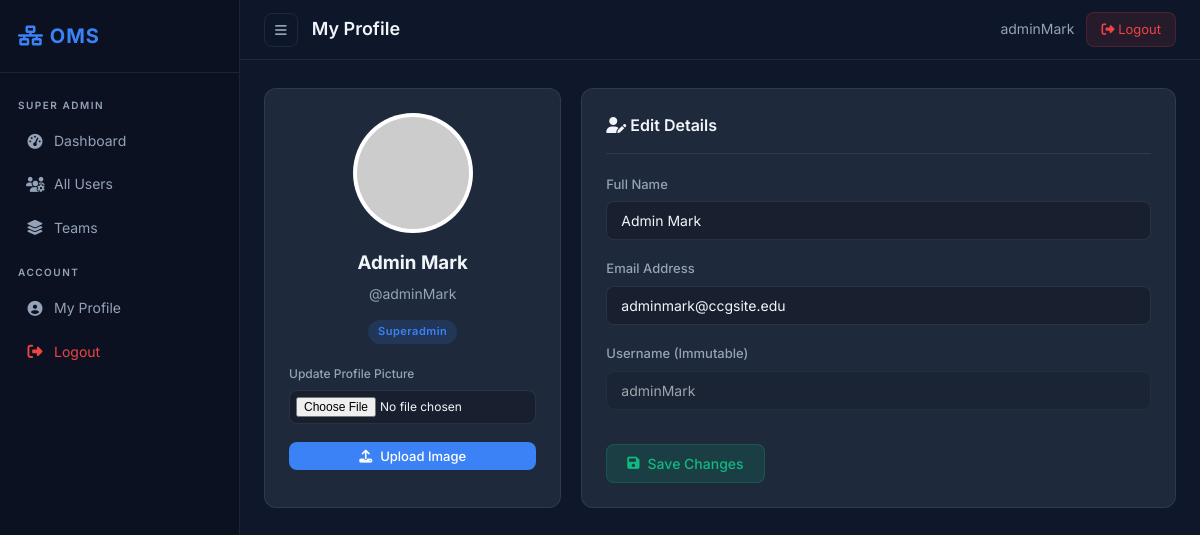
Screenshot of /profile (signed in) with the database file from the repository.
### tables this page shows
CREATE TABLE `users` (
  `id` int NOT NULL AUTO_INCREMENT,
  `username` varchar(50) NOT NULL,
  `password_hash` varchar(255) NOT NULL,
  `email` varchar(100) NOT NULL,
  `name` varchar(100) NOT NULL,
  `contact_number` varchar(20) DEFAULT NULL,
  `role` enum('superadmin','multimedia_head','developer_head','multimedia_member','developer_member') NOT NULL,
  `team` enum('multimedia','developer') DEFAULT NULL,
  `group_id` int DEFAULT NULL,
  `profile_picture` varchar(255) DEFAULT 'default.png',
  `created_at` timestamp DEFAULT CURRENT_TIMESTAMP,
  PRIMARY KEY (`id`),
  UNIQUE KEY `username` (`username`),
  UNIQUE KEY `email` (`email`),
  KEY `group_id` (`group_id`),
  KEY `team` (`team`),
  CONSTRAINT `fk_user_group` FOREIGN KEY (`group_id`) REFERENCES `groups` (`id`) ON DELETE SET NULL
);

### controllers/ProfileController.php (called while the page is built, shortened)
<?php
class ProfileController {
    public function index() {
        $pageTitle = "My Profile";
        $conn = Database::getConnection();
        $user_id = $_SESSION['user_id'];
        $stmt = $conn->prepare("SELECT u.*, g.group_name FROM users u LEFT JOIN groups g ON u.group_id = g.id WHERE u.id = ?");
        $stmt->execute([$user_id]);
        $user = $stmt->fetch();
        require_once 'views/profile/index.php';
    }
}
?>

### includes/auth.php (called while the page is built, shortened)
<?php
class Auth {
    public static function isLoggedIn() {
        return isset($_SESSION['user_id']);
    }
    public static function user() {
        return [
            'id'       => $_SESSION['user_id'],
            'username' => $_SESSION['username'],
            'role'     => $_SESSION['role'],
            'team'     => $_SESSION['team'] ?? null,
        ];
    }
}
?>

### views/profile/index.php (the view, shortened to what this page needs)
<?php require_once 'includes/header.php'; ?>
<div class="grid-cards" style="grid-template-columns: 1fr 2fr;">
    <div class="panel text-center">
        <div style="width: 120px; height: 120px; border-radius: 50%; border: 4px solid rgba(255,255,255,0.1); margin: 0 auto 15px; overflow: hidden; background: #fff;">
            <?php
                $picPath = ($user['profile_picture'] !== 'default.png') ? BASE_URL . '/' . $user['profile_picture'] : 'https://ui-avatars.com/api/?name=' . urlencode($user['name']) . '&background=3b82f6&color=fff';
            ?>
            <img src="<?= htmlspecialchars($picPath) ?>" alt="Profile Picture" style="width: 100%; height: 100%; object-fit: cover;">
        </div>
        <h3 style="margin:0 0 5px 0;"><?= htmlspecialchars($user['name']) ?></h3>
        <p style="color:var(--text-muted); margin:0 0 15px 0; font-size: 14px;">@<?= htmlspecialchars($user['username']) ?></p>
        <div style="display:flex; justify-content:center; gap:8px; flex-wrap:wrap; margin-bottom: 20px;">
            <span class="badge badge-primary"><?= htmlspecialchars(ucwords(str_replace('_', ' ', $user['role']))) ?></span>
        </div>
        <form action="<?= BASE_URL ?>/profile" method="POST" enctype="multipart/form-data" style="text-align:left;">
            <div class="form-group">
                <label style="font-size: 12px;">Update Profile Picture</label>
                <input type="file" name="profile_picture" class="form-control" accept="image/*" required style="font-size: 12px; padding: 6px;">
            </div>
            <button type="submit" class="btn btn-primary w-100" style="padding: 6px; font-size: 13px;"><i class="fas fa-upload"></i> Upload Image</button>
        </form>
    </div>
    <div class="panel">
        <div class="panel-header">
            <h3 class="panel-title"><i class="fas fa-user-edit"></i> Edit Details</h3>
        </div>
        <form action="<?= BASE_URL ?>/profile" method="POST">
            <div class="form-group">
                <label>Full Name</label>
                <input type="text" name="name" class="form-control" value="<?= htmlspecialchars($user['name']) ?>" required>
            </div>
            <div class="form-group">
                <label>Email Address</label>
                <input type="email" name="email" class="form-control" value="<?= htmlspecialchars($user['email']) ?>" required>
            </div>
            <div class="form-group">
                <label>Username (Immutable)</label>
                <input type="text" class="form-control" value="<?= htmlspecialchars($user['username']) ?>" disabled style="opacity: 0.6; cursor: not-allowed;">
            </div>
            <button type="submit" class="btn btn-success mt-4"><i class="fas fa-save"></i> Save Changes</button>
        </form>
    </div>
</div>
<?php require_once 'includes/footer.php'; ?>

### includes/header.php (shortened to what this page needs)
<?php
$currentUser = Auth::user();
?>
<!DOCTYPE html>
<html lang="en">
<head>
    <link rel="stylesheet" href="https://cdnjs.cloudflare.com/ajax/libs/font-awesome/6.4.0/css/all.min.css">
    <link rel="stylesheet" href="<?= BASE_URL ?>/assets/css/style.css">
</head>
<body>
    <div class="dashboard-wrapper">
        <?php if($currentUser): ?>
            <?php require_once 'includes/sidebar.php'; ?>
        <?php endif; ?>
        <div class="main-content <?= !$currentUser ? 'full-width' : '' ?>">
            <?php if($currentUser): ?>
            <header class="top-header">
                <div class="header-left">
                    <button id="sidebar-toggle" class="btn-icon"><i class="fas fa-bars"></i></button>
                    <h2 class="page-title"><?= isset($pageTitle) ? htmlspecialchars($pageTitle) : 'Dashboard' ?></h2>
                </div>
                <div class="header-right">
                    <div class="user-profile-menu">
                        <span class="username"><?= htmlspecialchars($currentUser['username']) ?></span>
                        <a href="<?= BASE_URL ?>/logout" class="btn-logout"><i class="fas fa-sign-out-alt"></i> Logout</a>
                    </div>
                </div>
            </header>
            <?php endif; ?>
            <main class="content-area">

### assets/css/style.css (style rules this page uses)
:root { --primary: #3b82f6; --primary-dark: #2563eb; --success: #10b981; --warning: #f59e0b; --danger: #ef4444; --info: #06b6d4; --bg-dark: #0f172a; --bg-card: #1e293b; --bg-sidebar: #0b1120; --border-color: rgba(255, 255, 255, 0.08); --text-primary: #f1f5f9; --text-muted: #94a3b8; --font-family: 'Inter', sans-serif; --sidebar-width: 240px; --header-height: 60px; --radius: 12px; --transition: 0.25s ease; }
*, *::before, *::after { box-sizing: border-box; margin: 0; padding: 0; }
html { font-size: 16px; scroll-behavior: smooth; }
body { font-family: var(--font-family); background: var(--bg-dark); color: var(--text-primary); min-height: 100vh; line-height: 1.6; }
a { text-decoration: none; color: inherit; }
button { cursor: pointer; font-family: var(--font-family); }
img { max-width: 100%; }
img { max-width: 100%; height: auto; object-fit: cover; }
.dashboard-wrapper { display: flex; min-height: 100vh; }
.main-content { margin-left: var(--sidebar-width); flex: 1; display: flex; flex-direction: column; min-height: 100vh; transition: margin-left var(--transition); }
.top-header { position: sticky; top: 0; z-index: 90; background: rgba(15, 23, 42, 0.85); backdrop-filter: blur(8px); border-bottom: 1px solid var(--border-color); height: var(--header-height); display: flex; align-items: center; justify-content: space-between; padding: 0 24px; }
.header-left { display: flex; align-items: center; gap: 14px; }
.page-title { font-size: 18px; font-weight: 600; }
.btn-icon { background: none; border: 1px solid var(--border-color); color: var(--text-muted); padding: 8px 10px; border-radius: 8px; transition: all var(--transition); }
.header-right { display: flex; align-items: center; gap: 16px; }
.user-profile-menu { display: flex; align-items: center; gap: 12px; }
.username { font-size: 14px; color: var(--text-muted); }
.btn-logout { background: rgba(239, 68, 68, 0.1); color: var(--danger); border: 1px solid rgba(239, 68, 68, 0.2); border-radius: 8px; padding: 6px 14px; font-size: 13px; transition: all var(--transition); }
.content-area { padding: 28px 24px; flex: 1; }
.grid-cards { display: grid; grid-template-columns: repeat(auto-fill, minmax(220px, 1fr)); gap: 20px; margin-bottom: 24px; }
.panel { background: var(--bg-card); border: 1px solid var(--border-color); border-radius: var(--radius); padding: 24px; margin-bottom: 24px; }
.panel-header { display: flex; align-items: center; justify-content: space-between; margin-bottom: 20px; padding-bottom: 14px; border-bottom: 1px solid var(--border-color); }
.panel-title { font-size: 16px; font-weight: 600; }
.text-center { text-align: center; }
.badge { display: inline-block; padding: 3px 10px; border-radius: 20px; font-size: 11px; font-weight: 600; letter-spacing: 0.5px; }
.badge-primary { background: rgba(59, 130, 246, 0.15); color: var(--primary); }
.btn { display: inline-flex; align-items: center; gap: 8px; padding: 10px 20px; border-radius: 8px; font-size: 14px; font-weight: 500; border: none; transition: all var(--transition); cursor: pointer; }
.btn-primary { background: var(--primary); color: #fff; }
.btn-success { background: rgba(16, 185, 129, 0.15); color: var(--success); border: 1px solid rgba(16, 185, 129, 0.2); }
.w-100 { width: 100%; justify-content: center; }
.form-group { margin-bottom: 18px; }
.form-group label { display: block; margin-bottom: 7px; font-size: 13px; font-weight: 500; color: var(--text-muted); }
.form-control { width: 100%; padding: 10px 14px; background: rgba(0, 0, 0, 0.2); border: 1px solid var(--border-color); border-radius: 8px; color: var(--text-primary); font-family: var(--font-family); font-size: 14px; transition: border-color var(--transition), box-shadow var(--transition); }
.mt-4 { margin-top: 16px; }

### rows the page displays
users: username "adminMark", name "Admin Mark", role "Superadmin", email "adminmark@ccgsite.edu"

### other values shown
$pageTitle "My Profile"
